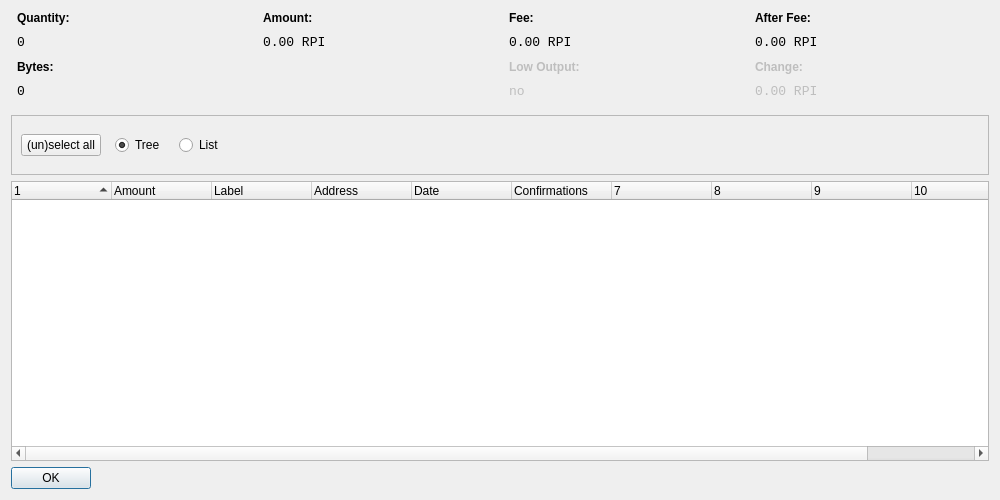
<?xml version="1.0" encoding="UTF-8"?>
<ui version="4.0">
 <class>CoinControlDialog</class>
 <widget class="QDialog" name="CoinControlDialog">
  <property name="geometry">
   <rect>
    <x>0</x>
    <y>0</y>
    <width>1000</width>
    <height>500</height>
   </rect>
  </property>
  <property name="windowTitle">
   <string>Coin Control</string>
  </property>
  <layout class="QVBoxLayout" name="verticalLayout">
   <item>
    <layout class="QHBoxLayout" name="horizontalLayoutTop" stretch="0,0,0,0">
     <property name="topMargin">
      <number>0</number>
     </property>
     <property name="bottomMargin">
      <number>10</number>
     </property>
     <item>
      <layout class="QFormLayout" name="formLayoutCoinControl1">
       <property name="horizontalSpacing">
        <number>10</number>
       </property>
       <property name="verticalSpacing">
        <number>10</number>
       </property>
       <property name="leftMargin">
        <number>6</number>
       </property>
       <property name="rightMargin">
        <number>6</number>
       </property>
       <item row="0" column="0">
        <widget class="QLabel" name="labelCoinControlQuantityText">
         <property name="styleSheet">
          <string notr="true">font-weight:bold;</string>
         </property>
         <property name="text">
          <string>Quantity:</string>
         </property>
        </widget>
       </item>
       <item row="2" column="0">
        <widget class="QLabel" name="labelCoinControlBytesText">
         <property name="styleSheet">
          <string notr="true">font-weight:bold;</string>
         </property>
         <property name="text">
          <string>Bytes:</string>
         </property>
        </widget>
       </item>
       <item row="1" column="0">
        <widget class="QLabel" name="labelCoinControlQuantity">
         <property name="font">
          <font>
           <family>Monospace</family>
           <pointsize>10</pointsize>
          </font>
         </property>
         <property name="cursor">
          <cursorShape>IBeamCursor</cursorShape>
         </property>
         <property name="contextMenuPolicy">
          <enum>Qt::ActionsContextMenu</enum>
         </property>
         <property name="text">
          <string notr="true">0</string>
         </property>
         <property name="textInteractionFlags">
          <set>Qt::LinksAccessibleByMouse|Qt::TextSelectableByKeyboard|Qt::TextSelectableByMouse</set>
         </property>
        </widget>
       </item>
       <item row="3" column="0">
        <widget class="QLabel" name="labelCoinControlBytes">
         <property name="font">
          <font>
           <family>Monospace</family>
           <pointsize>10</pointsize>
          </font>
         </property>
         <property name="cursor">
          <cursorShape>IBeamCursor</cursorShape>
         </property>
         <property name="contextMenuPolicy">
          <enum>Qt::ActionsContextMenu</enum>
         </property>
         <property name="text">
          <string notr="true">0</string>
         </property>
         <property name="textInteractionFlags">
          <set>Qt::LinksAccessibleByMouse|Qt::TextSelectableByKeyboard|Qt::TextSelectableByMouse</set>
         </property>
        </widget>
       </item>
      </layout>
     </item>
     <item>
      <layout class="QFormLayout" name="formLayoutCoinControl2">
       <property name="horizontalSpacing">
        <number>10</number>
       </property>
       <property name="verticalSpacing">
        <number>10</number>
       </property>
       <property name="leftMargin">
        <number>6</number>
       </property>
       <property name="rightMargin">
        <number>6</number>
       </property>
       <item row="0" column="0">
        <widget class="QLabel" name="labelCoinControlAmountText">
         <property name="styleSheet">
          <string notr="true">font-weight:bold;</string>
         </property>
         <property name="text">
          <string>Amount:</string>
         </property>
        </widget>
       </item>
       <item row="1" column="0">
        <widget class="QLabel" name="labelCoinControlAmount">
         <property name="font">
          <font>
           <family>Monospace</family>
           <pointsize>10</pointsize>
          </font>
         </property>
         <property name="cursor">
          <cursorShape>IBeamCursor</cursorShape>
         </property>
         <property name="contextMenuPolicy">
          <enum>Qt::ActionsContextMenu</enum>
         </property>
         <property name="text">
          <string notr="true">0.00 RPI</string>
         </property>
         <property name="textInteractionFlags">
          <set>Qt::LinksAccessibleByMouse|Qt::TextSelectableByKeyboard|Qt::TextSelectableByMouse</set>
         </property>
        </widget>
       </item>
      </layout>
     </item>
     <item>
      <layout class="QFormLayout" name="formLayoutCoinControl3">
       <property name="horizontalSpacing">
        <number>10</number>
       </property>
       <property name="verticalSpacing">
        <number>10</number>
       </property>
       <property name="leftMargin">
        <number>6</number>
       </property>
       <property name="rightMargin">
        <number>6</number>
       </property>
       <item row="0" column="0">
        <widget class="QLabel" name="labelCoinControlFeeText">
         <property name="styleSheet">
          <string notr="true">font-weight:bold;</string>
         </property>
         <property name="text">
          <string>Fee:</string>
         </property>
        </widget>
       </item>
       <item row="2" column="0">
        <widget class="QLabel" name="labelCoinControlLowOutputText">
         <property name="enabled">
          <bool>false</bool>
         </property>
         <property name="styleSheet">
          <string notr="true">font-weight:bold;</string>
         </property>
         <property name="text">
          <string>Low Output:</string>
         </property>
        </widget>
       </item>
       <item row="1" column="0">
        <widget class="QLabel" name="labelCoinControlFee">
         <property name="font">
          <font>
           <family>Monospace</family>
           <pointsize>10</pointsize>
          </font>
         </property>
         <property name="cursor">
          <cursorShape>IBeamCursor</cursorShape>
         </property>
         <property name="contextMenuPolicy">
          <enum>Qt::ActionsContextMenu</enum>
         </property>
         <property name="text">
          <string notr="true">0.00 RPI</string>
         </property>
         <property name="textInteractionFlags">
          <set>Qt::LinksAccessibleByMouse|Qt::TextSelectableByKeyboard|Qt::TextSelectableByMouse</set>
         </property>
        </widget>
       </item>
       <item row="3" column="0">
        <widget class="QLabel" name="labelCoinControlLowOutput">
         <property name="enabled">
          <bool>false</bool>
         </property>
         <property name="font">
          <font>
           <family>Monospace</family>
           <pointsize>10</pointsize>
          </font>
         </property>
         <property name="cursor">
          <cursorShape>IBeamCursor</cursorShape>
         </property>
         <property name="contextMenuPolicy">
          <enum>Qt::ActionsContextMenu</enum>
         </property>
         <property name="text">
          <string notr="true">no</string>
         </property>
         <property name="textInteractionFlags">
          <set>Qt::LinksAccessibleByMouse|Qt::TextSelectableByKeyboard|Qt::TextSelectableByMouse</set>
         </property>
        </widget>
       </item>
      </layout>
     </item>
     <item>
      <layout class="QFormLayout" name="formLayoutCoinControl4">
       <property name="horizontalSpacing">
        <number>10</number>
       </property>
       <property name="verticalSpacing">
        <number>10</number>
       </property>
       <property name="leftMargin">
        <number>6</number>
       </property>
       <property name="rightMargin">
        <number>6</number>
       </property>
       <item row="0" column="0">
        <widget class="QLabel" name="labelCoinControlAfterFeeText">
         <property name="styleSheet">
          <string notr="true">font-weight:bold;</string>
         </property>
         <property name="text">
          <string>After Fee:</string>
         </property>
        </widget>
       </item>
       <item row="2" column="0">
        <widget class="QLabel" name="labelCoinControlChangeText">
         <property name="enabled">
          <bool>false</bool>
         </property>
         <property name="styleSheet">
          <string notr="true">font-weight:bold;</string>
         </property>
         <property name="text">
          <string>Change:</string>
         </property>
        </widget>
       </item>
       <item row="1" column="0">
        <widget class="QLabel" name="labelCoinControlAfterFee">
         <property name="font">
          <font>
           <family>Monospace</family>
           <pointsize>10</pointsize>
          </font>
         </property>
         <property name="cursor">
          <cursorShape>IBeamCursor</cursorShape>
         </property>
         <property name="contextMenuPolicy">
          <enum>Qt::ActionsContextMenu</enum>
         </property>
         <property name="text">
          <string notr="true">0.00 RPI</string>
         </property>
         <property name="textInteractionFlags">
          <set>Qt::LinksAccessibleByMouse|Qt::TextSelectableByKeyboard|Qt::TextSelectableByMouse</set>
         </property>
        </widget>
       </item>
       <item row="3" column="0">
        <widget class="QLabel" name="labelCoinControlChange">
         <property name="enabled">
          <bool>false</bool>
         </property>
         <property name="font">
          <font>
           <family>Monospace</family>
           <pointsize>10</pointsize>
          </font>
         </property>
         <property name="cursor">
          <cursorShape>IBeamCursor</cursorShape>
         </property>
         <property name="contextMenuPolicy">
          <enum>Qt::ActionsContextMenu</enum>
         </property>
         <property name="text">
          <string notr="true">0.00 RPI</string>
         </property>
         <property name="textInteractionFlags">
          <set>Qt::LinksAccessibleByMouse|Qt::TextSelectableByKeyboard|Qt::TextSelectableByMouse</set>
         </property>
        </widget>
       </item>
      </layout>
     </item>
    </layout>
   </item>
   <item>
    <widget class="QFrame" name="frame">
     <property name="minimumSize">
      <size>
       <width>0</width>
       <height>60</height>
      </size>
     </property>
     <property name="frameShape">
      <enum>QFrame::StyledPanel</enum>
     </property>
     <property name="frameShadow">
      <enum>QFrame::Sunken</enum>
     </property>
     <layout class="QVBoxLayout" name="verticalLayout_2">
      <item>
       <layout class="QHBoxLayout" name="horizontalLayoutPanel" stretch="0,0,0,0">
        <property name="spacing">
         <number>14</number>
        </property>
        <item>
         <widget class="QPushButton" name="pushButtonSelectAll">
          <property name="sizePolicy">
           <sizepolicy hsizetype="Maximum" vsizetype="Fixed">
            <horstretch>0</horstretch>
            <verstretch>0</verstretch>
           </sizepolicy>
          </property>
          <property name="text">
           <string>(un)select all</string>
          </property>
         </widget>
        </item>
        <item>
         <widget class="QRadioButton" name="radioTreeMode">
          <property name="sizePolicy">
           <sizepolicy hsizetype="Maximum" vsizetype="Fixed">
            <horstretch>0</horstretch>
            <verstretch>0</verstretch>
           </sizepolicy>
          </property>
          <property name="text">
           <string>Tree</string>
          </property>
          <property name="checked">
           <bool>true</bool>
          </property>
         </widget>
        </item>
        <item>
         <widget class="QRadioButton" name="radioListMode">
          <property name="sizePolicy">
           <sizepolicy hsizetype="Maximum" vsizetype="Fixed">
            <horstretch>0</horstretch>
            <verstretch>0</verstretch>
           </sizepolicy>
          </property>
          <property name="text">
           <string>List</string>
          </property>
         </widget>
        </item>
        <item>
         <spacer name="horizontalSpacer">
          <property name="orientation">
           <enum>Qt::Horizontal</enum>
          </property>
          <property name="sizeHint" stdset="0">
           <size>
            <width>40</width>
            <height>20</height>
           </size>
          </property>
         </spacer>
        </item>
       </layout>
      </item>
     </layout>
    </widget>
   </item>
   <item>
    <widget class="CoinControlTreeWidget" name="treeWidget">
     <property name="font">
      <font>
       <pointsize>9</pointsize>
      </font>
     </property>
     <property name="contextMenuPolicy">
      <enum>Qt::CustomContextMenu</enum>
     </property>
     <property name="sortingEnabled">
      <bool>false</bool>
     </property>
     <property name="columnCount">
      <number>11</number>
     </property>
     <attribute name="headerShowSortIndicator" stdset="0">
      <bool>true</bool>
     </attribute>
     <attribute name="headerStretchLastSection">
      <bool>false</bool>
     </attribute>
     <column>
      <property name="text">
       <string/>
      </property>
     </column>
     <column>
      <property name="text">
       <string>Amount</string>
      </property>
     </column>
     <column>
      <property name="text">
       <string>Label</string>
      </property>
     </column>
     <column>
      <property name="text">
       <string>Address</string>
      </property>
     </column>
     <column>
      <property name="text">
       <string>Date</string>
      </property>
     </column>
     <column>
      <property name="text">
       <string>Confirmations</string>
      </property>
      <property name="toolTip">
       <string>Confirmed</string>
      </property>
     </column>
     <column>
      <property name="text">
       <string/>
      </property>
     </column>
     <column>
      <property name="text">
       <string/>
      </property>
     </column>
     <column>
      <property name="text">
       <string/>
      </property>
     </column>
     <column>
      <property name="text">
       <string/>
      </property>
     </column>
    </widget>
   </item>
   <item>
    <widget class="QDialogButtonBox" name="buttonBox">
     <property name="sizePolicy">
      <sizepolicy hsizetype="Maximum" vsizetype="Fixed">
       <horstretch>0</horstretch>
       <verstretch>0</verstretch>
      </sizepolicy>
     </property>
     <property name="orientation">
      <enum>Qt::Horizontal</enum>
     </property>
     <property name="standardButtons">
      <set>QDialogButtonBox::Ok</set>
     </property>
    </widget>
   </item>
  </layout>
 </widget>
 <customwidgets>
  <customwidget>
   <class>CoinControlTreeWidget</class>
   <extends>QTreeWidget</extends>
   <header>coincontroltreewidget.h</header>
  </customwidget>
 </customwidgets>
 <resources/>
 <connections/>
</ui>
